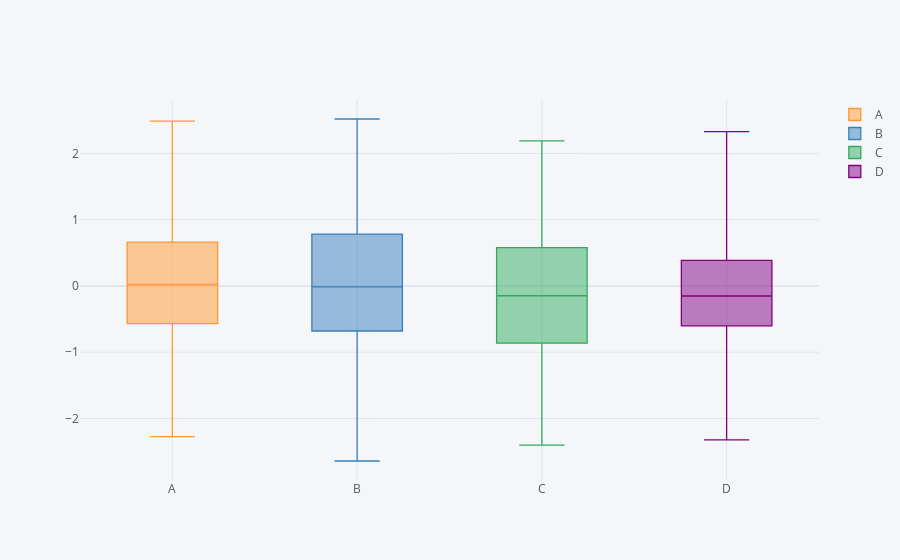

Here is the notebook cell this chart was saved with:
### Code cell
# Boxplots
df.iplot(kind='box')
